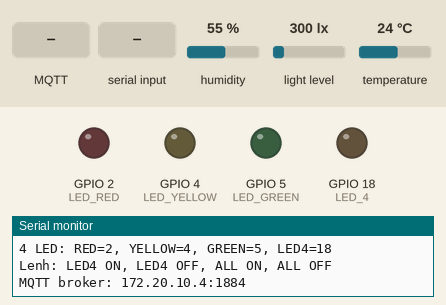
Simulated run of this sketch. Board: ESP32. Shown: output pins drawn as LEDs (lit = HIGH), the last lines printed to the serial monitor. The inputs (shaded band) are chosen by the test bench; at power-on: humidity 55 %, light level 300 lx, temperature 24 °C. WiFi joins after 1.5 s; servers stay silent unless stated; random numbers use the default seed unless the sketch sets one; no MQTT or app messages arrive unless stated.

Above: at 1.2 s.
1.3 s: MQTT message "RED ON" arrives on the first subscribed topic
At 2.6 s:
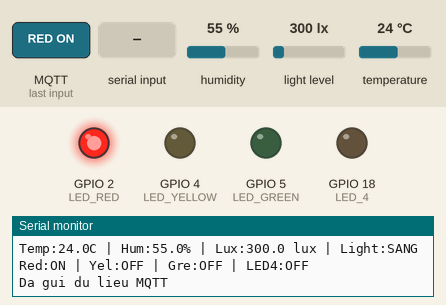
3.0 s: "YELLOW ON\n" received over Serial
At 4.2 s:
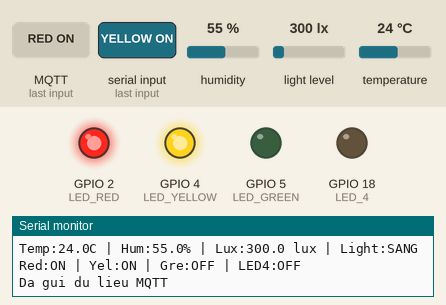
4.5 s: MQTT message "RED OFF" arrives on the first subscribed topic
At 5.4 s:
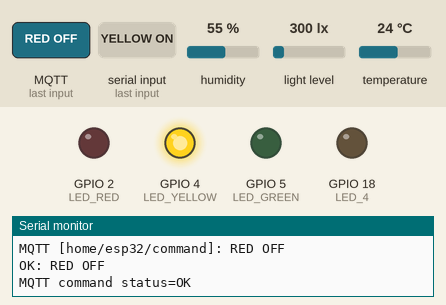
6.0 s: "GREEN ON\n" received over Serial
At 7.1 s:
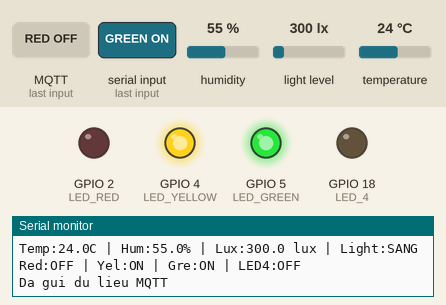
7.5 s: MQTT message "YELLOW OFF" arrives on the first subscribed topic
At 8.7 s:
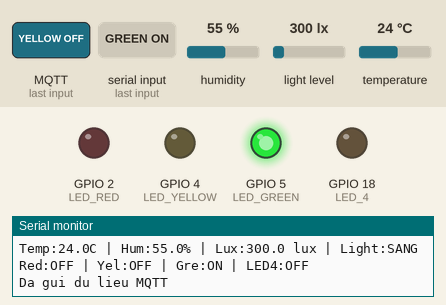
9.0 s: "RED ON\n" received over Serial
At 10.0 s:
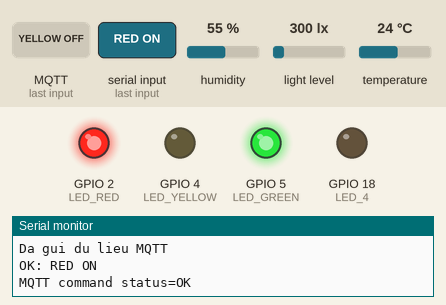
Timing chart, 0 to 11.5 s (numbered marks = the images above; inputs shaded):
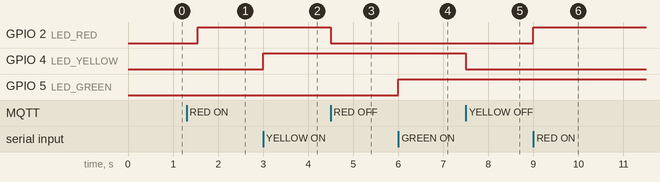

The sketch:

IOT_Light_Sensor.ino
```cpp
#include <WiFi.h>
#include <PubSubClient.h>
#include <DHT.h>
#include <Wire.h>
#include <BH1750.h>
#include <math.h>

// ========== WIFI & MQTT ==========
const char* ssid = "Em iu";
const char* password = "thangbomi";

const char* mqtt_server = "172.20.10.4";
const int mqtt_port = 1884;
const char* mqtt_user = "nguyenhoangson";
const char* mqtt_pass = "b23dccn721";

WiFiClient espClient;
PubSubClient client(espClient);

// ========== PIN ==========
#define DHT_PIN 15
#define DHT_TYPE DHT22

#define LIGHT_SDA 19
#define LIGHT_SCL 21

#define LED_RED 2
#define LED_YELLOW 4
#define LED_GREEN 5
// GPIO18 -> dien tro 330 ohm -> chan dai LED; chan ngan -> GND.
#define LED_4 18

// ========== SENSOR ==========
DHT dht(DHT_PIN, DHT_TYPE);
BH1750 lightMeter(0x23);

float lightThresholdLux = 100.0;
float currentLux = NAN;

bool lightSensorReady = false;
uint8_t lightSensorAddress = 0;

// ========== LED STATUS ==========
bool redState = false;
bool yellowState = false;
bool greenState = false;
bool led4State = false;

// ========== TIMER ==========
const unsigned long SENSOR_INTERVAL = 2000;
const unsigned long LIGHT_INTERVAL = 250;
const unsigned long RETRY_INTERVAL = 5000;

unsigned long lastSensorPrint = 0;
unsigned long lastLightRead = 0;
unsigned long lastLightInitAttempt = 0;
unsigned long lastWifiAttempt = 0;
unsigned long lastMqttAttempt = 0;

// ========== LED CONTROL ==========
void setRed(bool state) {
  redState = state;
  digitalWrite(LED_RED, state ? HIGH : LOW);
}

void setYellow(bool state) {
  yellowState = state;
  digitalWrite(LED_YELLOW, state ? HIGH : LOW);
}

void setGreen(bool state) {
  greenState = state;
  digitalWrite(LED_GREEN, state ? HIGH : LOW);
}

// Dieu khien LED 4
void setLed4(bool state) {
  led4State = state;
  digitalWrite(LED_4, state ? HIGH : LOW);
}

// Bat/tat tat ca 4 LED
void setAllLed(bool state) {
  setRed(state);
  setYellow(state);
  setGreen(state);
  setLed4(state);
}

// ========== LIGHT SENSOR ==========
bool beginLightSensor() {
  const uint8_t addresses[] = {0x23, 0x5C};

  for (uint8_t address : addresses) {
    Wire.beginTransmission(address);
    uint8_t error = Wire.endTransmission();

    Serial.printf(
      "I2C 0x%02X: %s\n",
      address,
      error == 0 ? "ACK" : "Khong phan hoi"
    );

    if (error == 0 &&
        lightMeter.begin(
          BH1750::CONTINUOUS_HIGH_RES_MODE,
          address,
          &Wire
        )) {
      lightSensorAddress = address;
      return true;
    }
  }

  lightSensorAddress = 0;
  return false;
}

void updateLightSensor() {
  unsigned long now = millis();

  if (now - lastLightRead < LIGHT_INTERVAL) {
    return;
  }

  lastLightRead = now;

  if (!lightSensorReady) {
    if (now - lastLightInitAttempt >= RETRY_INTERVAL) {
      lastLightInitAttempt = now;
      lightSensorReady = beginLightSensor();

      Serial.println(
        lightSensorReady
          ? "BH1750 ket noi thanh cong"
          : "Khong tim thay BH1750"
      );
    }

    if (!lightSensorReady) {
      currentLux = NAN;
      return;
    }
  }

  float lux = lightMeter.readLightLevel();

  if (lux < 0 || isnan(lux)) {
    currentLux = NAN;
    Serial.println("Loi doc BH1750");
    return;
  }

  currentLux = lux;
}

// Dung chung payload cho phan hoi lenh va cap nhat dinh ky.
String ledStatusPayload() {
  return "Red:" + String(redState ? "ON" : "OFF") +
      " | Yel:" + String(yellowState ? "ON" : "OFF") +
      " | Gre:" + String(greenState ? "ON" : "OFF") +
      " | LED4:" + String(led4State ? "ON" : "OFF");
}

bool publishLedStatus() {
  if (!client.connected()) return false;
  String status = ledStatusPayload();
  return client.publish("home/esp32/status", status.c_str());
}

// ========== HANDLE LED COMMAND ==========
void handleCommand(String cmd) {
  cmd.trim();
  cmd.toUpperCase();

  if (cmd == "RED ON") {
    setRed(true);
  }
  else if (cmd == "RED OFF") {
    setRed(false);
  }
  else if (cmd == "YELLOW ON") {
    setYellow(true);
  }
  else if (cmd == "YELLOW OFF") {
    setYellow(false);
  }
  else if (cmd == "GREEN ON") {
    setGreen(true);
  }
  else if (cmd == "GREEN OFF") {
    setGreen(false);
  }
  else if (cmd == "LED4 ON" || cmd == "LED 4 ON") {
    setLed4(true);
  }
  else if (cmd == "LED4 OFF" || cmd == "LED 4 OFF") {
    setLed4(false);
  }
  else if (cmd == "ALL ON") {
    setAllLed(true);
  }
  else if (cmd == "ALL OFF") {
    setAllLed(false);
  }
  else {
    Serial.println("Lenh khong hop le");
    return;
  }

  Serial.print("OK: ");
  Serial.println(cmd);
  // Gui ngay trang thai thuc te de backend xac nhan lenh, khong cho doc cam bien.
  bool confirmed = publishLedStatus();
  Serial.println(confirmed ? "MQTT command status=OK" : "MQTT command status=FAIL");
}

// ========== MQTT CALLBACK ==========
void callback(
  char* topic,
  byte* payload,
  unsigned int length
) {
  String message;

  for (unsigned int i = 0; i < length; i++) {
    message += (char)payload[i];
  }

  Serial.printf(
    "MQTT [%s]: %s\n",
    topic,
    message.c_str()
  );

  // Cap nhat nguong anh sang
  if (String(topic) ==
      "home/esp32/config/light-threshold") {

    if (!message.startsWith("THRESHOLD:")) {
      Serial.println("Sai dinh dang nguong");
      return;
    }

    String value = message.substring(
      String("THRESHOLD:").length()
    );

    char* end = nullptr;
    double parsed = strtod(value.c_str(), &end);

    if (end == value.c_str() ||
        *end != '\0' ||
        !isfinite(parsed) ||
        parsed < 0 ||
        parsed > 100000) {
      Serial.println("Nguong khong hop le");
      return;
    }

    lightThresholdLux = (float)parsed;

    Serial.printf(
      "Nguong anh sang: %.1f lux\n",
      lightThresholdLux
    );

    return;
  }

  // Nhan lenh dieu khien LED
  if (String(topic) == "home/esp32/command") {
    handleCommand(message);
  }
}

// ========== WIFI & MQTT ==========
void maintainConnection() {
  unsigned long now = millis();

  if (WiFi.status() != WL_CONNECTED) {
    if (now - lastWifiAttempt >= RETRY_INTERVAL) {
      lastWifiAttempt = now;

      Serial.println("Dang ket noi WiFi...");
      WiFi.reconnect();
    }

    return;
  }

  if (client.connected()) {
    client.loop();
    return;
  }

  if (now - lastMqttAttempt < RETRY_INTERVAL) {
    return;
  }

  lastMqttAttempt = now;

  String clientId =
    "ESP32Client-" + String(random(0xffff), HEX);

  if (client.connect(
        clientId.c_str(),
        mqtt_user,
        mqtt_pass
      )) {

    Serial.println("MQTT da ket noi");

    client.subscribe("home/esp32/command");

    client.subscribe(
      "home/esp32/config/light-threshold"
    );
    publishLedStatus();

  } else {
    Serial.printf(
      "MQTT ket noi that bai, rc=%d\n",
      client.state()
    );
  }
}

// ========== FORMAT SENSOR ==========
String sensorField(
  const char* label,
  float value,
  int precision,
  const char* suffix
) {
  if (isnan(value)) {
    return String(label) + "ERR";
  }

  return String(label) +
         String(value, precision) +
         suffix;
}

// ========== SETUP ==========
void setup() {
  Serial.begin(115200);
  Serial.setTimeout(100);

  // Khoi tao 4 LED
  pinMode(LED_RED, OUTPUT);
  pinMode(LED_YELLOW, OUTPUT);
  pinMode(LED_GREEN, OUTPUT);
  pinMode(LED_4, OUTPUT);

  // Tat tat ca LED khi khoi dong
  setAllLed(false);

  // Khoi tao DHT22
  dht.begin();

  // Khoi tao BH1750
  Wire.begin(LIGHT_SDA, LIGHT_SCL);

  lightSensorReady = beginLightSensor();

  if (lightSensorReady) {
    Serial.println("BH1750 san sang");
  } else {
    Serial.println("BH1750 chua ket noi");
  }

  // Khoi tao WiFi
  WiFi.mode(WIFI_STA);
  WiFi.setAutoReconnect(true);
  WiFi.begin(ssid, password);

  lastWifiAttempt = millis();

  // Khoi tao MQTT
  client.setServer(mqtt_server, mqtt_port);
  client.setCallback(callback);
  client.setSocketTimeout(1);

  lastMqttAttempt = millis() - RETRY_INTERVAL;
  lastLightRead = millis() - LIGHT_INTERVAL;

  Serial.println("ESP32 bat dau...");
  Serial.println("4 LED: RED=2, YELLOW=4, GREEN=5, LED4=18");
  Serial.println("Lenh: LED4 ON, LED4 OFF, ALL ON, ALL OFF");
  Serial.printf("MQTT broker: %s:%d\n", mqtt_server, mqtt_port);
}

// ========== LOOP ==========
void loop() {
  // Doc cam bien anh sang
  updateLightSensor();

  // Dieu khien LED qua Serial Monitor
  if (Serial.available()) {
    handleCommand(
      Serial.readStringUntil('\n')
    );
  }

  // Duy tri WiFi & MQTT
  maintainConnection();

  unsigned long now = millis();

  if (now - lastSensorPrint < SENSOR_INTERVAL) {
    return;
  }

  lastSensorPrint = now;

  // Doc DHT22
  float temperature = dht.readTemperature();
  float humidity = dht.readHumidity();

  // Du lieu anh sang
  String luxText = isnan(currentLux)
    ? "ERR"
    : String(currentLux, 1) + " lux";

  String lightStatus = isnan(currentLux)
    ? "UNKNOWN"
    : (currentLux < lightThresholdLux
        ? "TOI"
        : "SANG");

  // Sensor payload
  String payload =
    sensorField("Temp:", temperature, 1, "C") +
    " | " +
    sensorField("Hum:", humidity, 1, "%") +
    " | Lux:" + luxText +
    " | Light:" + lightStatus;

  // Trang thai 4 LED
  String ledStatus = ledStatusPayload();

  // Gui MQTT
  if (client.connected()) {
    bool sensorSent = client.publish(
      "home/esp32/sensors",
      payload.c_str()
    );

    bool statusSent = publishLedStatus();

    Serial.printf(
      "MQTT publish: sensors=%s status=%s\n",
      sensorSent ? "OK" : "FAIL",
      statusSent ? "OK" : "FAIL"
    );
  }

  // In Serial Monitor
  Serial.println("------------------------");
  Serial.println(payload);
  Serial.println(ledStatus);

  Serial.println(
    client.connected()
      ? "Da gui du lieu MQTT"
      : "MQTT chua ket noi"
  );
}
```

Measured:
- after the input at 1.3 s, GPIO 2 (LED_RED): LOW → HIGH after 0.25 s
- after the input at 3.0 s, GPIO 4 (LED_YELLOW): LOW → HIGH at once
- after the input at 4.5 s, GPIO 2 (LED_RED): HIGH → LOW at once
- after the input at 6.0 s, GPIO 5 (LED_GREEN): LOW → HIGH at once
- after the input at 7.5 s, GPIO 4 (LED_YELLOW): HIGH → LOW at once
- after the input at 9.0 s, GPIO 2 (LED_RED): LOW → HIGH at once
